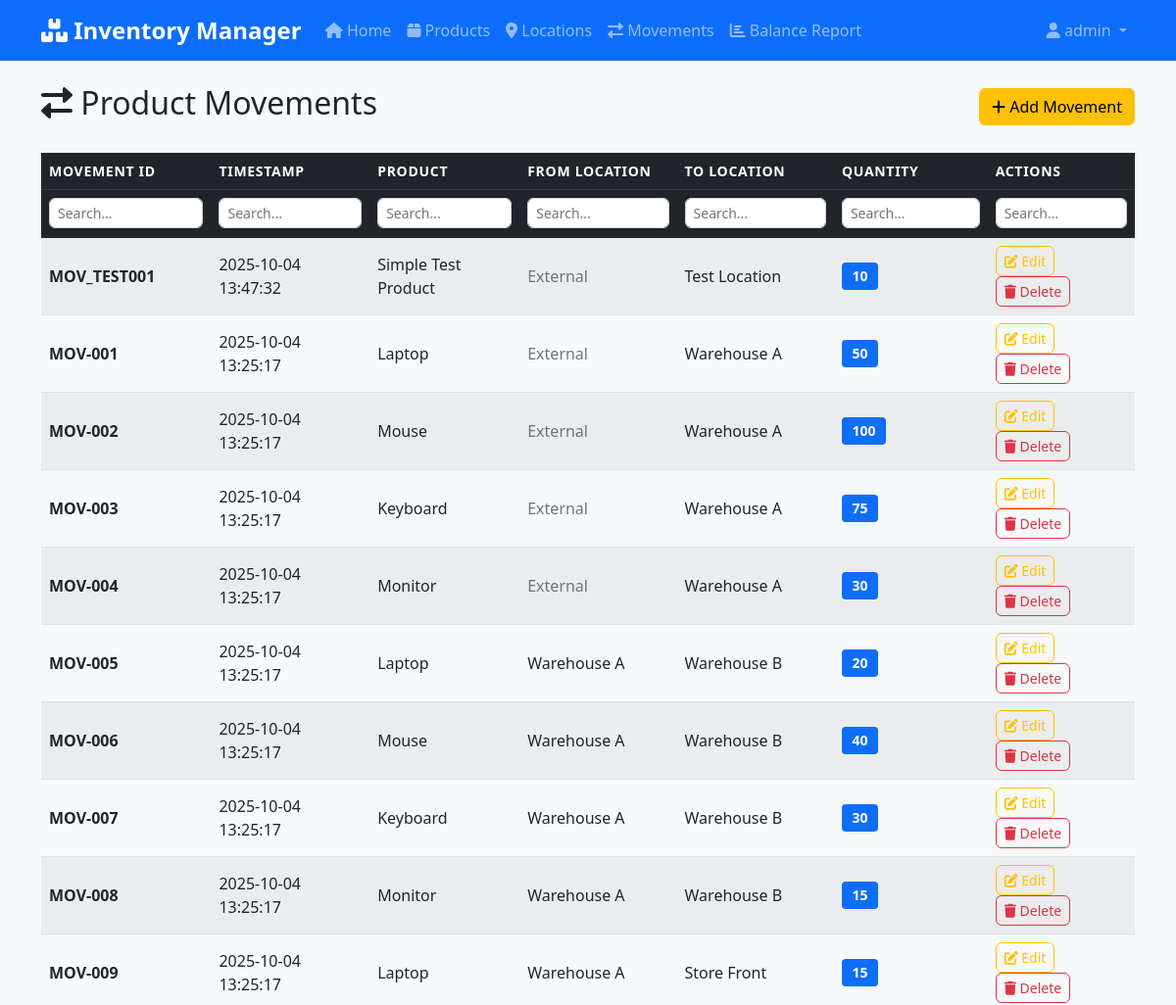
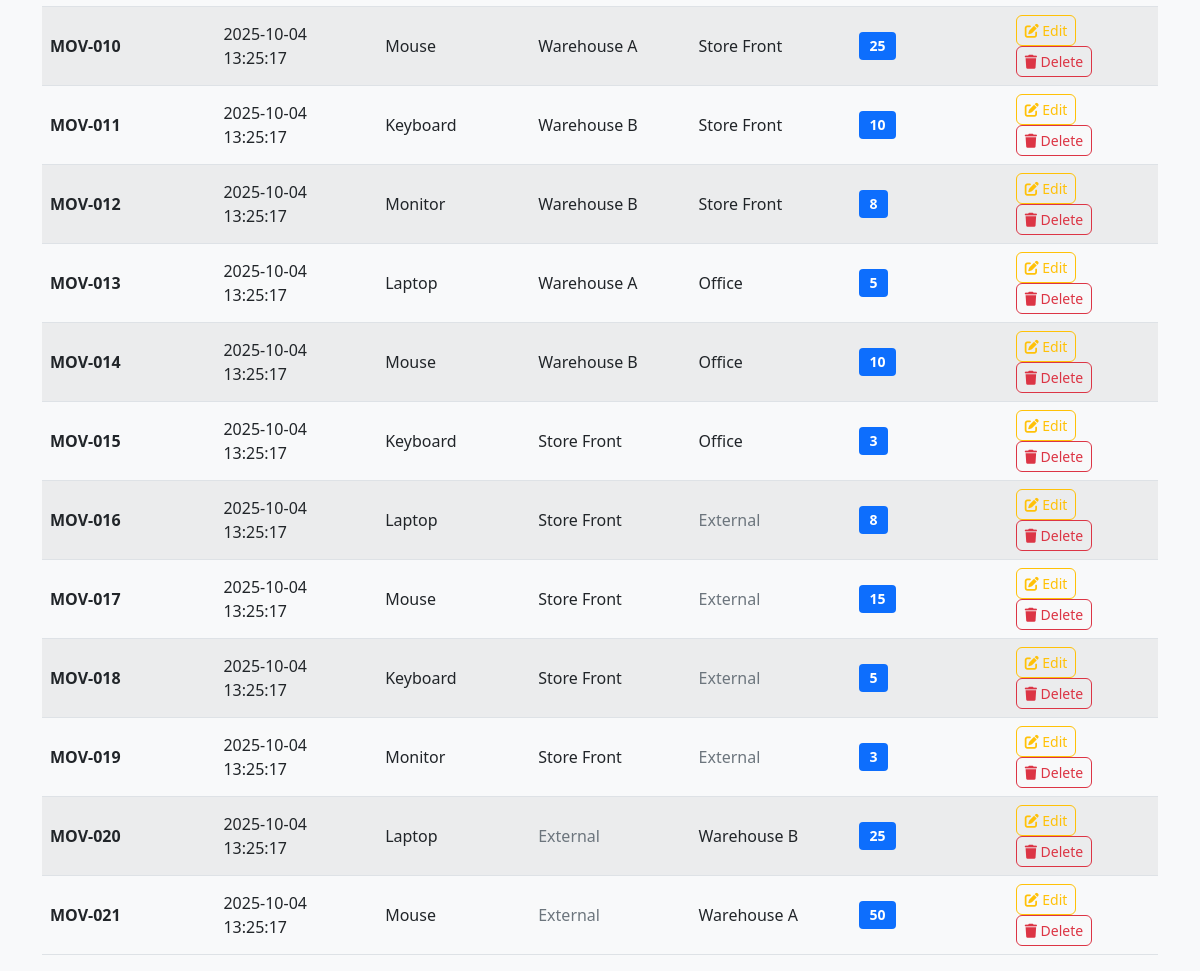
The page /movements (signed in) on the database its author committed (2 pictures, top to bottom).
### app.py (models this page shows, shortened)
class User(UserMixin, db.Model):
    id = db.Column(db.Integer, primary_key=True)
    username = db.Column(db.String(80), unique=True, nullable=False)
    email = db.Column(db.String(120), unique=True, nullable=False)
    password_hash = db.Column(db.String(120), nullable=False)

class ProductMovement(db.Model):
    movement_id = db.Column(db.String(50), primary_key=True)
    timestamp = db.Column(db.DateTime, default=datetime.utcnow)
    from_location = db.Column(db.String(50), db.ForeignKey('location.location_id'), nullable=True)
    to_location = db.Column(db.String(50), db.ForeignKey('location.location_id'), nullable=True)
    product_id = db.Column(db.String(50), db.ForeignKey('product.product_id'), nullable=False)
    qty = db.Column(db.Integer, nullable=False)
    product = db.relationship('Product', backref=db.backref('movements', lazy=True))
    from_loc = db.relationship('Location', foreign_keys=[from_location], backref=db.backref('movements_from', lazy=True))
    to_loc = db.relationship('Location', foreign_keys=[to_location], backref=db.backref('movements_to', lazy=True))

class Product(db.Model):
    product_id = db.Column(db.String(50), primary_key=True)
    name = db.Column(db.String(100), nullable=False)
    description = db.Column(db.Text)
    total_qty = db.Column(db.Integer, default=0, nullable=False)

class Location(db.Model):
    location_id = db.Column(db.String(50), primary_key=True)
    name = db.Column(db.String(100), nullable=False)
    address = db.Column(db.Text)

### app.py (the view)
@app.route('/movements')
@login_required
def movements():
    movements = ProductMovement.query.order_by(ProductMovement.timestamp.desc()).all()
    return render_template('movements.html', movements=movements)

### app.py (called while the page is built)
@login_manager.user_loader
def load_user(user_id):
    return User.query.get(int(user_id))

### templates/movements.html (shortened to what this page needs)
{% extends "base.html" %}
{% block content %}
<div class="d-flex justify-content-between align-items-center mb-4">
    <h2><i class="fas fa-exchange-alt"></i> Product Movements</h2>
    <a href="{{ url_for('add_movement') }}" class="btn btn-warning">
        <i class="fas fa-plus"></i> Add Movement
    </a>
</div>
{% if movements %}
<div class="table-responsive">
    <table class="table table-striped table-hover">
        <thead class="table-dark">
            <tr>
                <th>Movement ID</th>
                <th>Timestamp</th>
                <th>Product</th>
                <th>From Location</th>
                <th>To Location</th>
                <th>Quantity</th>
                <th>Actions</th>
            </tr>
        </thead>
        <tbody>
            {% for movement in movements %}
            <tr>
                <td><strong>{{ movement.movement_id }}</strong></td>
                <td>{{ movement.timestamp.strftime('%Y-%m-%d %H:%M:%S') }}</td>
                <td>{{ movement.product.name }}</td>
                <td>
                    {% if movement.from_location %}
                        {{ movement.from_loc.name if movement.from_loc else 'Unknown' }}
                    {% else %}
                        <span class="text-muted">External</span>
                    {% endif %}
                </td>
                <td>
                    {% if movement.to_location %}
                        {{ movement.to_loc.name if movement.to_loc else 'Unknown' }}
                    {% else %}
                        <span class="text-muted">External</span>
                    {% endif %}
                </td>
                <td><span class="badge bg-primary">{{ movement.qty }}</span></td>
                <td>
                    <a href="{{ url_for('edit_movement', movement_id=movement.movement_id) }}"
                       class="btn btn-sm btn-outline-warning">
                        <i class="fas fa-edit"></i> Edit
                    </a>
                    <a href="{{ url_for('delete_movement', movement_id=movement.movement_id) }}"
                       class="btn btn-sm btn-outline-danger"
                       onclick="return confirm('Are you sure you want to delete this movement?')">
                        <i class="fas fa-trash"></i> Delete
                    </a>
                </td>
            </tr>
            {% endfor %}
        </tbody>
    </table>
</div>
{% else %}
<div class="alert alert-info text-center">
    <i class="fas fa-info-circle"></i> No movements found.
    <a href="{{ url_for('add_movement') }}" class="alert-link">Add your first movement</a>
</div>
{% endif %}
{% endblock %}

### templates/base.html (shortened to what this page needs)
<!DOCTYPE html>
<html lang="en">
<head>
    <link href="https://cdn.jsdelivr.net/npm/bootstrap@5.1.3/dist/css/bootstrap.min.css" rel="stylesheet">
    <link href="https://cdnjs.cloudflare.com/ajax/libs/font-awesome/6.0.0/css/all.min.css" rel="stylesheet">
    <link href="{{ url_for('static', filename='css/style.css') }}" rel="stylesheet">
</head>
<body>
    <nav class="navbar navbar-expand-lg navbar-dark bg-primary">
        <div class="container">
            <a class="navbar-brand" href="{{ url_for('index') }}">
                <i class="fas fa-boxes"></i> Inventory Manager
            </a>
            <div class="collapse navbar-collapse" id="navbarNav">
                <ul class="navbar-nav me-auto">
                    <li class="nav-item">
                        <a class="nav-link" href="{{ url_for('index') }}">
                            <i class="fas fa-home"></i> Home
                        </a>
                    </li>
                    <li class="nav-item">
                        <a class="nav-link" href="{{ url_for('products') }}">
                            <i class="fas fa-box"></i> Products
                        </a>
                    </li>
                    <li class="nav-item">
                        <a class="nav-link" href="{{ url_for('locations') }}">
                            <i class="fas fa-map-marker-alt"></i> Locations
                        </a>
                    </li>
                    <li class="nav-item">
                        <a class="nav-link" href="{{ url_for('movements') }}">
                            <i class="fas fa-exchange-alt"></i> Movements
                        </a>
                    </li>
                    <li class="nav-item">
                        <a class="nav-link" href="{{ url_for('balance') }}">
                            <i class="fas fa-chart-bar"></i> Balance Report
                        </a>
                    </li>
                </ul>
                <ul class="navbar-nav">
                    {% if current_user.is_authenticated %}
                        <li class="nav-item dropdown">
                            <a class="nav-link dropdown-toggle" href="#" id="navbarDropdown" role="button" data-bs-toggle="dropdown">
                                <i class="fas fa-user"></i> {{ current_user.username }}
                            </a>
                        </li>
                    {% endif %}
                </ul>
            </div>
        </div>
    </nav>
    <div class="container mt-4">
        {% block content %}{% endblock %}
    </div>
</body>
</html>

### static/css/style.css (style rules this page uses)
body { background-color: #f8f9fa; font-family: 'Segoe UI', Tahoma, Geneva, Verdana, sans-serif; }
.navbar-brand { font-weight: bold; font-size: 1.5rem; }
.navbar-nav .nav-link { font-weight: 500; transition: color 0.3s ease; }
.table th { border-top: none; font-weight: 600; text-transform: uppercase; font-size: 0.875rem; letter-spacing: 0.05em; }
.table td { vertical-align: middle; }
.badge { font-size: 0.875em; padding: 0.5em 0.75em; }
.btn { font-weight: 500; border-radius: 0.375rem; transition: all 0.15s ease-in-out; }
.btn-sm { padding: 0.25rem 0.5rem; font-size: 0.875rem; }

### rows shown on the page
User: username "admin"
ProductMovement: movement_id "MOV_TEST001", timestamp "2025-10-04 13:47:32", product.name "Simple Test Product", shows "External", to_loc "Test Location", qty "10"
ProductMovement: movement_id "MOV-001", timestamp "2025-10-04 13:25:17", product.name "Laptop", shows "External", to_loc "Warehouse A", qty "50"
ProductMovement: movement_id "MOV-002", timestamp "2025-10-04 13:25:17", product.name "Mouse", shows "External", to_loc "Warehouse A", qty "100"
ProductMovement: movement_id "MOV-003", timestamp "2025-10-04 13:25:17", product.name "Keyboard", shows "External", to_loc "Warehouse A", qty "75"
ProductMovement: movement_id "MOV-004", timestamp "2025-10-04 13:25:17", product.name "Monitor", shows "External", to_loc "Warehouse A", qty "30"
ProductMovement: movement_id "MOV-005", timestamp "2025-10-04 13:25:17", product.name "Laptop", from_loc "Warehouse A", to_loc "Warehouse B", qty "20"
ProductMovement: movement_id "MOV-006", timestamp "2025-10-04 13:25:17", product.name "Mouse", from_loc "Warehouse A", to_loc "Warehouse B", qty "40"
ProductMovement: movement_id "MOV-007", timestamp "2025-10-04 13:25:17", product.name "Keyboard", from_loc "Warehouse A", to_loc "Warehouse B", qty "30"
ProductMovement: movement_id "MOV-008", timestamp "2025-10-04 13:25:17", product.name "Monitor", from_loc "Warehouse A", to_loc "Warehouse B", qty "15"
ProductMovement: movement_id "MOV-009", timestamp "2025-10-04 13:25:17", product.name "Laptop", from_loc "Warehouse A", to_loc "Store Front", qty "15"
ProductMovement: movement_id "MOV-010", timestamp "2025-10-04 13:25:17", product.name "Mouse", from_loc "Warehouse A", to_loc "Store Front", qty "25"
ProductMovement: movement_id "MOV-011", timestamp "2025-10-04 13:25:17", product.name "Keyboard", from_loc "Warehouse B", to_loc "Store Front", qty "10"
ProductMovement: movement_id "MOV-012", timestamp "2025-10-04 13:25:17", product.name "Monitor", from_loc "Warehouse B", to_loc "Store Front", qty "8"
ProductMovement: movement_id "MOV-013", timestamp "2025-10-04 13:25:17", product.name "Laptop", from_loc "Warehouse A", to_loc "Office", qty "5"
ProductMovement: movement_id "MOV-014", timestamp "2025-10-04 13:25:17", product.name "Mouse", from_loc "Warehouse B", to_loc "Office", qty "10"
ProductMovement: movement_id "MOV-015", timestamp "2025-10-04 13:25:17", product.name "Keyboard", from_loc "Store Front", to_loc "Office", qty "3"
ProductMovement: movement_id "MOV-016", timestamp "2025-10-04 13:25:17", product.name "Laptop", from_loc "Store Front", shows "External", qty "8"
ProductMovement: movement_id "MOV-017", timestamp "2025-10-04 13:25:17", product.name "Mouse", from_loc "Store Front", shows "External", qty "15"
ProductMovement: movement_id "MOV-018", timestamp "2025-10-04 13:25:17", product.name "Keyboard", from_loc "Store Front", shows "External", qty "5"
ProductMovement: movement_id "MOV-019", timestamp "2025-10-04 13:25:17", product.name "Monitor", from_loc "Store Front", shows "External", qty "3"
ProductMovement: movement_id "MOV-020", timestamp "2025-10-04 13:25:17", product.name "Laptop", shows "External", to_loc "Warehouse B", qty "25"
ProductMovement: movement_id "MOV-021", timestamp "2025-10-04 13:25:17", product.name "Mouse", shows "External", to_loc "Warehouse A", qty "50"
